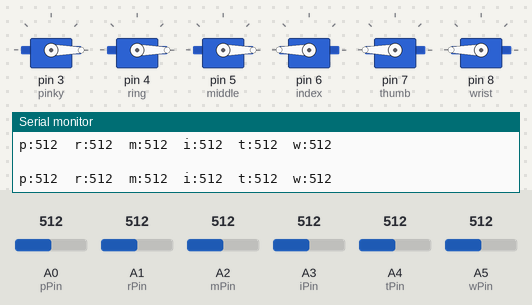
Bench run of a sketch on a simulated Arduino Uno, built with avr-gcc and run on an emulated ATmega328P. On the bench: 6 × servo, the last lines printed to the serial monitor. The inputs (shaded band) are chosen by the test bench; at power-on: A4 (tPin) = 512, A0 (pPin) = 512, A1 (rPin) = 512, A2 (mPin) = 512, A3 (iPin) = 512, A5 (wPin) = 512.

Above: at 1.2 s.
1.3 s: A4 (tPin) set to 550
At 2.5 s:
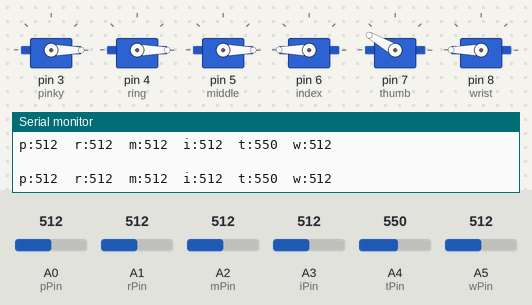
2.8 s: A0 (pPin) set to 660
At 3.9 s:
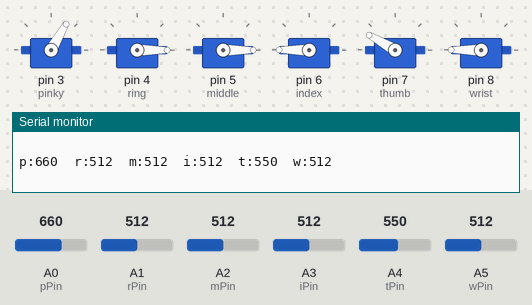
4.3 s: A1 (rPin) set to 660
At 4.7 s:
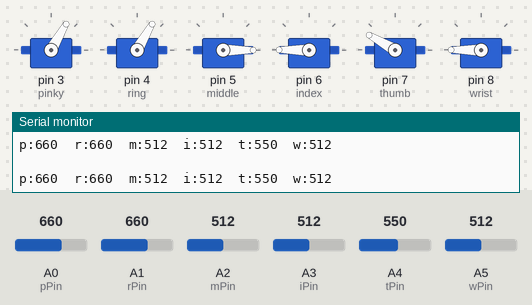
5.8 s: A2 (mPin) set to 660
At 7.0 s:
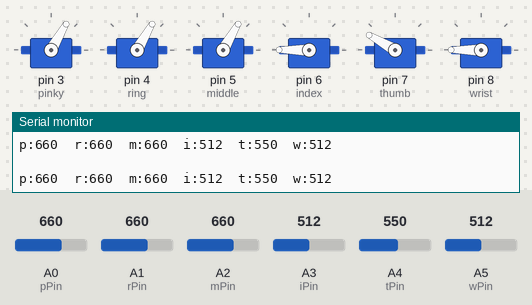
7.3 s: A3 (iPin) set to 660
At 8.5 s:
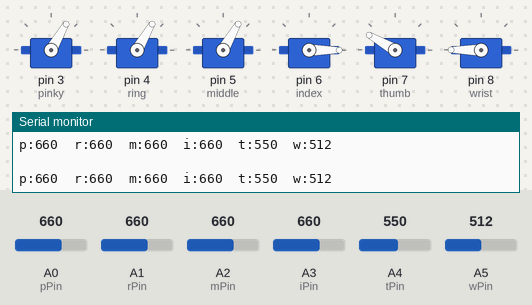
8.8 s: A5 (wPin) set to 660
At 10.2 s:
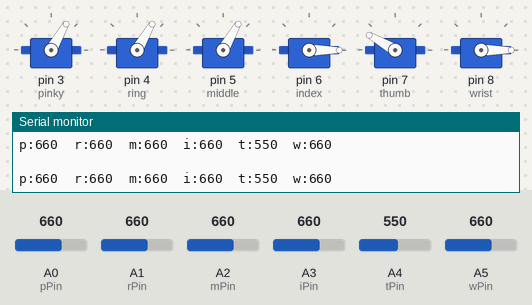
Timing chart, 0 to 11.3 s (numbered marks = the images above; inputs shaded):
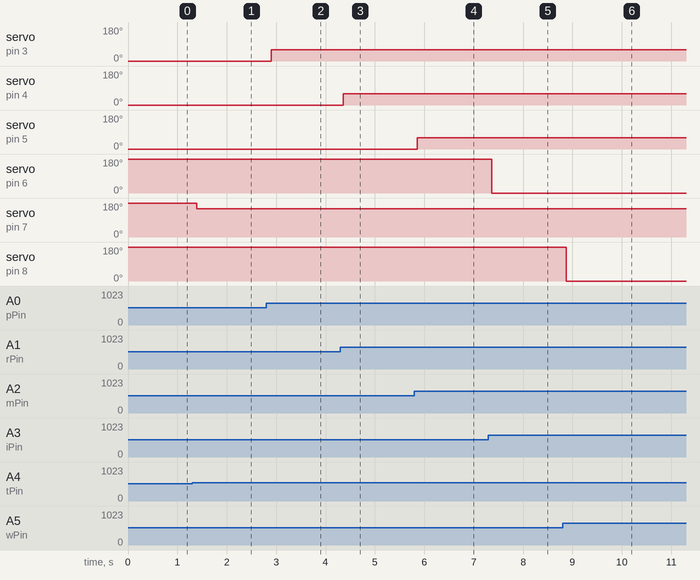

Measured:
- after the input at 1.3 s, servo on pin 7 (thumb): 180° → 150° after 0.09 s
- after the input at 2.8 s, servo on pin 3 (pinky): 0° → 60° after 0.10 s
- after the input at 4.3 s, servo on pin 4 (ring): 0° → 60° after 0.05 s
- after the input at 5.8 s, servo on pin 5 (middle): 0° → 60° after 0.06 s
- after the input at 7.3 s, servo on pin 6 (index): 180° → 0° after 0.07 s
- after the input at 8.8 s, servo on pin 8 (wrist): 180° → 0° after 0.08 s

The sketch:

flex_sensors_bonus.ino
```cpp
//adapted from https://www.ourpcb.com/flex-sensor-circuit.html and https://create.arduino.cc/projecthub/laurencemlai/diy-glove-controlled-robotic-hand-ff5d63

#include <Servo.h>
Servo pinky;
Servo ring;
Servo middle;
Servo index;
Servo thumb;
Servo wrist;
const int pPin = A0;//570-822//36
const int rPin = A1;//572-794//32
const int mPin = A2;//595-774//26
const int iPin = A3;//601-764//24
const int tPin = A4;//512-704//28
const int wPin = A5;//554-616//12

void setup() {
  pinky.attach(3);
  ring.attach(4);
  middle.attach(5);
  index.attach(6);
  thumb.attach(7);
  wrist.attach(8);
  pinMode(pPin,INPUT);
  pinMode(rPin,INPUT);
  pinMode(mPin,INPUT);
  pinMode(iPin,INPUT);
  pinMode(tPin,INPUT);
  pinMode(wPin,INPUT);
  Serial.begin(9600);

}

void loop() {
  int flexValue;
  int flexValue2;
  int flexValue3;
  int flexValue4;
  int flexValue5;
  int flexValue6;
  flexValue = analogRead(pPin);
  flexValue2 = analogRead(rPin);
  flexValue3 = analogRead(mPin);
  flexValue4 = analogRead(iPin);
  flexValue5 = analogRead(tPin);
  flexValue6 = analogRead(wPin);
  Serial.print("p:");
  Serial.print(flexValue);
  Serial.print("  ");
  Serial.print("r:");
  Serial.print(flexValue2);
  Serial.print("  ");
  Serial.print("m:");
  Serial.print(flexValue3);
  Serial.print("  ");
  Serial.print("i:");
  Serial.print(flexValue4);
  Serial.print("  ");
  Serial.print("t:");
  Serial.print(flexValue5);
  Serial.print("  ");
  Serial.print("w:");
  Serial.print(flexValue6);
  Serial.print("  ");
  Serial.println("  ");
  Serial.println("  ");

  if(flexValue<606){
    pinky.write(0);
    }
  else if(flexValue>606 && flexValue<642){
    pinky.write(30);
  }
  else if(flexValue>642 && flexValue<678){
    pinky.write(60);
  }
  else if(flexValue>678 && flexValue<714){
    pinky.write(90);
  }
  else if(flexValue>714 && flexValue<750){
    pinky.write(120);
  }
  else if(flexValue>750 && flexValue<786){
    pinky.write(150);
  }
  else{
    pinky.write(180);
  }

//break

  if(flexValue2<604){
    ring.write(0);
    }
  else if(flexValue2>604 && flexValue2<620){
    ring.write(15);
  }
  else if(flexValue2>620 && flexValue2<636){
    ring.write(30);
  }
  else if(flexValue2>636 && flexValue2<652){
    ring.write(45);
  }
  else if(flexValue2>652 && flexValue2<668){
    ring.write(60);
  }
  else if(flexValue2>668 && flexValue2<700){
    ring.write(90);
  }
  else if(flexValue2>700 && flexValue2<732){
    ring.write(120);
  }
  else if(flexValue2>732 && flexValue2<764){
    ring.write(150);
  }
  else{
    ring.write(180);
  }

  //break

    if(flexValue3<621){
    middle.write(0);
    }
  else if(flexValue3>621 && flexValue3<634){
    middle.write(15);
  }
  else if(flexValue3>634 && flexValue3<647){
    middle.write(30);
  }
  else if(flexValue3>647 && flexValue3<650){
    middle.write(45);
  }
  else if(flexValue3>650 && flexValue3<673){
    middle.write(60);
  }
  else if(flexValue3>673 && flexValue3<699){
    middle.write(90);
  }
  else if(flexValue3>699 && flexValue3<725){
    middle.write(120);
  }
  else if(flexValue3>725 && flexValue3<751){
    middle.write(150);
  }
  else{
    middle.write(180);
  }

  //break

    if(flexValue4<625){
    index.write(180);
    }
  else if(flexValue4>625 && flexValue4<649){
    index.write(165);
  }
  else if(flexValue4>649 && flexValue4<660){
    index.write(150);
  }
  else if(flexValue4>660 &&flexValue4<673){
    index.write(135);
  }
  else if(flexValue4>673 && flexValue4<697){
    index.write(120);
  }
  else if(flexValue4>697 && flexValue4<721){
    index.write(90);
  }
  else if(flexValue4>721 && flexValue4<745){
    index.write(60);
  }
  else if(flexValue4>745 && flexValue4<769){
    index.write(30);
  }
  else{
    index.write(0);
  }

  //break

    if(flexValue5<540){
    thumb.write(180);
    }
  else if(flexValue5>540 && flexValue5<568){
    thumb.write(150);
  }
  else if(flexValue5>568 && flexValue5<596){
    thumb.write(120);
  }
  else if(flexValue5>596 && flexValue5<624){
    thumb.write(90);
  }
  else if(flexValue5>624 && flexValue5<652){
    thumb.write(60);
  }
  else if(flexValue5>652 && flexValue5<680){
    thumb.write(30);
  }
  else{
    thumb.write(0);
  }
  //break

  if(flexValue6<570){
    wrist.write(180);
  }
  else if(flexValue6>570 && flexValue6<576){
    wrist.write(150);
  }
  else if(flexValue>6576 && flexValue6<582){
    wrist.write(120);
  }
  else if(flexValue6>582 && flexValue6<588){
    wrist.write(90);
  }
  else if(flexValue6>588 && flexValue6<594){
    wrist.write(45);
  }
  else{
    wrist.write(0);
  }
}
```
